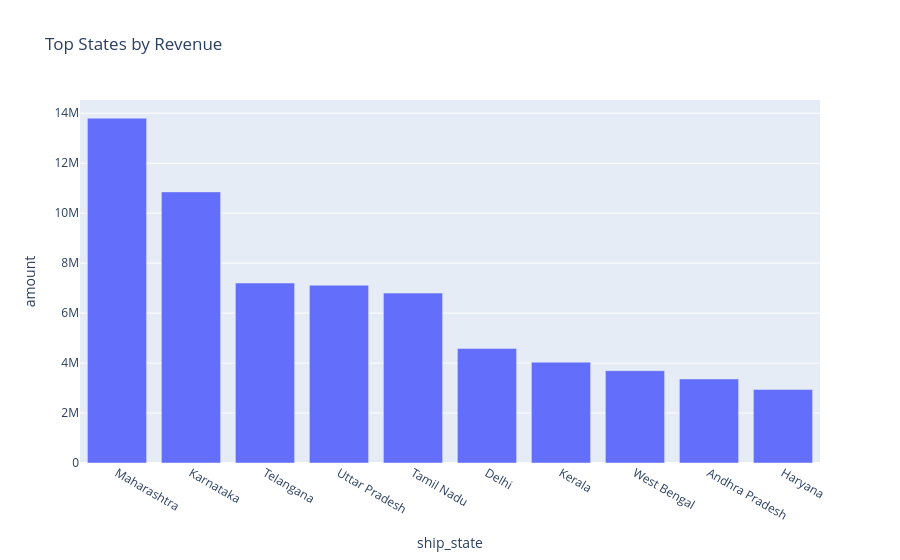

The code cell stored with this chart in its notebook:
### Code cell
## Top 10 States by Revenue 
state_revenue = (
    df.groupby("ship_state")["amount"]
      .sum()
      .sort_values(ascending=False)
      .head(10)
      .reset_index()
)

fig = px.bar(
    state_revenue,
    x="ship_state",
    y="amount",
    title="Top States by Revenue"
)

fig.show()

### Figure 1 — Plotly figure (JSON) as saved in the notebook; plotly's stock layout.template omitted (floating-point values rounded to 4 significant figures)
{"data": [{"hovertemplate": "ship_state=%{x}<br>amount=%{y}<extra></extra>", "legendgroup": "", "marker": {"color": "#636efa", "pattern": {"shape": ""}}, "name": "", "orientation": "v", "showlegend": false, "textposition": "auto", "type": "bar", "x": ["Maharashtra", "Karnataka", "Telangana", "Uttar Pradesh", "Tamil Nadu", "Delhi", "Kerala", "West Bengal", "Andhra Pradesh", "Haryana"], "xaxis": "x", "y": [13800000.0, 10850000.0, 7203000.0, 7116000.0, 6800000.0, 4586000.0, 4035000.0, 3696000.0, 3365000.0, 2942000.0], "yaxis": "y"}], "layout": {"barmode": "relative", "legend": {"tracegroupgap": 0}, "title": {"text": "Top States by Revenue"}, "xaxis": {"anchor": "y", "domain": [0, 1], "title": {"text": "ship_state"}}, "yaxis": {"anchor": "x", "domain": [0, 1], "title": {"text": "amount"}}}}
